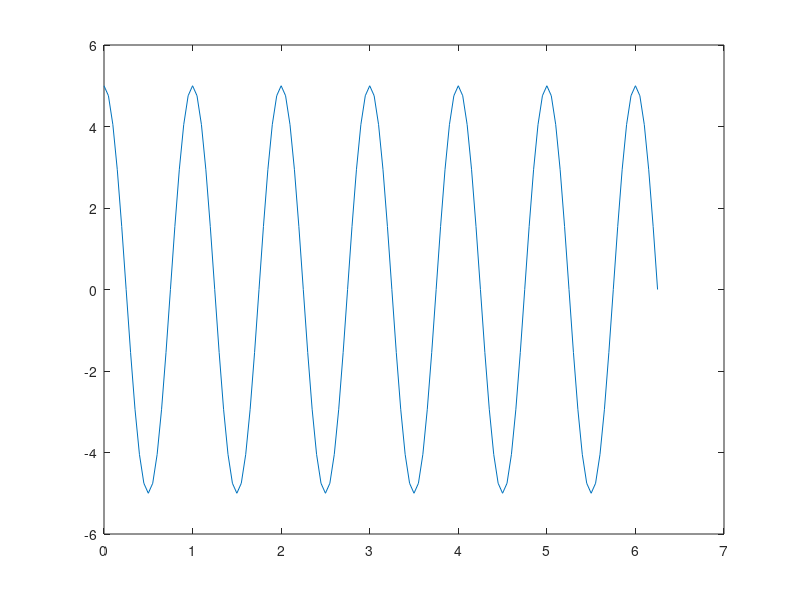
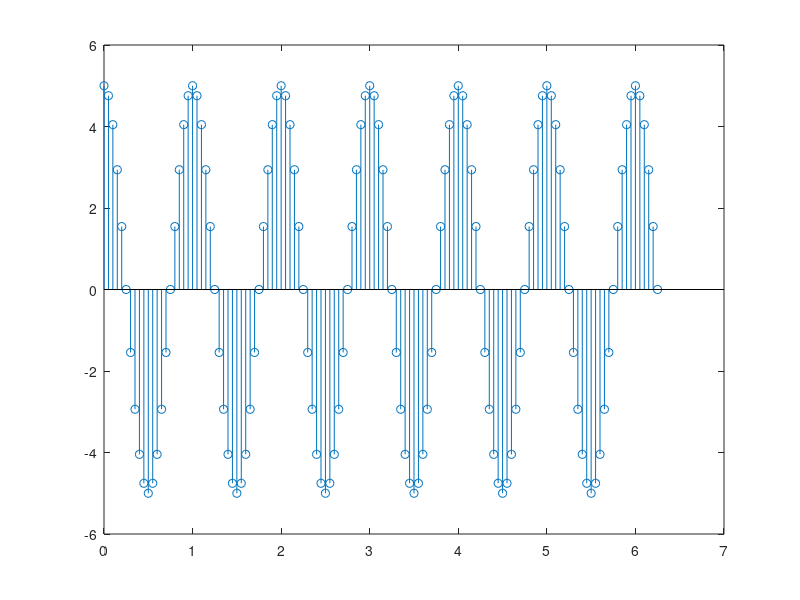

Here is the MATLAB script that generated these plots, in order:
% Plotting Cosine curve
close all
clear
clc

fs=20; %Sampling at 20Hz
a=5;
f=1;  %Linear Frequency
w=2*pi*f; %Angular frequency
theta=0;
t=0:1/fs:2*pi;
y=a*cos(w*t+theta);

figure;
plot(t,y);
figure;
stem(t,y);